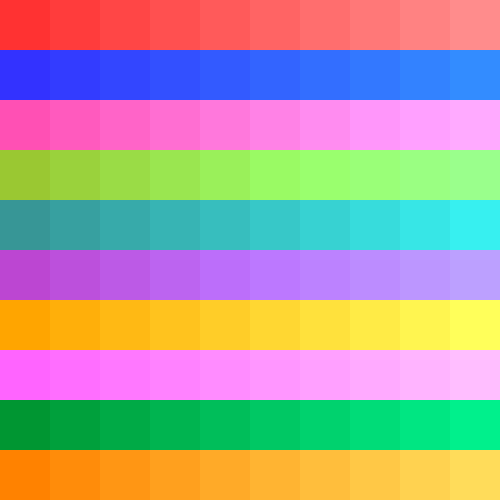
Frame 1 (no input)
Frame 60 (no input): identical to frame 1, image omitted
Frame 120 (the mouse pressed at the canvas centre since frame 60): identical to frame 1, image omitted

The p5.js sketch that drew this single still picture (run headless with seeded random() and noise() and a simulated clock; from frame 60 on, the mouse is pressed at the canvas centre):

// p5.js sketch
// ── sketch.js
function setup() {
	createCanvas(500, 500);
	background(100);
}

function draw() {
	var x = 0;
	var y = 0;
	var a = 255;
	var b = 150;
	var c = 150;
	
	for(var i = 0; i < 500; i++) {
		noStroke();
		fill(255,b-100,c-100);
		rect(x,y,50,50);
		
		fill(51,b-100,255);
		rect(x,y+50,50,50);
		
		fill(255,b-70,c+30);
		rect(x,y+100,50,50);
		
		fill(154,b+50,c-100);
		rect(x,y+150,50,50);
		
		fill(a-200,b,c);
		rect(x,y+200,50,50);
		
		fill(188,b-80,c+60);
		rect(x,y+250,50,50);
		
		fill(255,b+15,c-150);
		rect(x,y+300,50,50);
		
		fill(255,b-50,255);
		rect(x,y+350,50,50);
		
		fill(0,b,c-100);
		rect(x,y+400,50,50);
		

		
		fill(255,b-20,c-150);
		rect(x,y+450,50,50);
		x+=50;
		//y+=50;
		b+=10;
		c+=10;
		
	}
	
	
}
